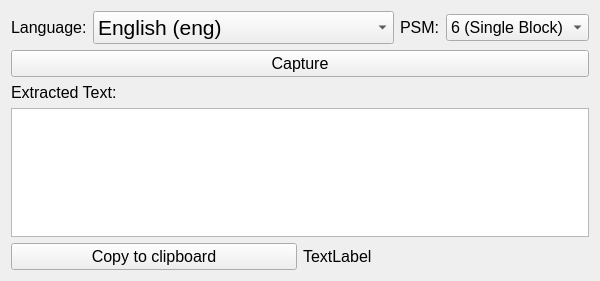
<?xml version="1.0" encoding="UTF-8"?>
<ui version="4.0">
 <class>Form</class>
 <widget class="QWidget" name="Form">
  <property name="geometry">
   <rect>
    <x>0</x>
    <y>0</y>
    <width>485</width>
    <height>281</height>
   </rect>
  </property>
  <property name="font">
   <font>
    <pointsize>12</pointsize>
   </font>
  </property>
  <property name="windowTitle">
   <string>py-way-ocr</string>
  </property>
  <layout class="QVBoxLayout" name="verticalLayout">
   <item>
    <layout class="QHBoxLayout" name="horizontalLayout" stretch="0,0,0,0">
     <item>
      <widget class="QLabel" name="label">
       <property name="text">
        <string>Language:</string>
       </property>
      </widget>
     </item>
     <item>
      <widget class="QComboBox" name="combo_lang">
       <property name="font">
        <font>
         <pointsize>16</pointsize>
        </font>
       </property>
       <item>
        <property name="text">
         <string>English (eng)</string>
        </property>
       </item>
       <item>
        <property name="text">
         <string>Japanese (jpn)</string>
        </property>
       </item>
       <item>
        <property name="text">
         <string>Chinese Simplified (chi_sim)</string>
        </property>
       </item>
      </widget>
     </item>
     <item>
      <widget class="QLabel" name="label_2">
       <property name="text">
        <string>PSM:</string>
       </property>
      </widget>
     </item>
     <item>
      <widget class="QComboBox" name="combo_psm">
       <item>
        <property name="text">
         <string>6 (Single Block)</string>
        </property>
       </item>
      </widget>
     </item>
    </layout>
   </item>
   <item>
    <layout class="QHBoxLayout" name="horizontalLayout_2">
     <item>
      <widget class="QPushButton" name="btn_capture">
       <property name="text">
        <string>Capture</string>
       </property>
      </widget>
     </item>
    </layout>
   </item>
   <item>
    <layout class="QVBoxLayout" name="verticalLayout_3">
     <item>
      <widget class="QLabel" name="label_3">
       <property name="text">
        <string>Extracted Text:</string>
       </property>
      </widget>
     </item>
     <item>
      <widget class="QTextEdit" name="text_result"/>
     </item>
    </layout>
   </item>
   <item>
    <layout class="QHBoxLayout" name="horizontalLayout_4">
     <item>
      <widget class="QPushButton" name="btn_copy">
       <property name="text">
        <string>Copy to clipboard</string>
       </property>
      </widget>
     </item>
     <item>
      <widget class="QLabel" name="label_4">
       <property name="text">
        <string>TextLabel</string>
       </property>
      </widget>
     </item>
    </layout>
   </item>
  </layout>
 </widget>
 <resources/>
 <connections/>
</ui>
